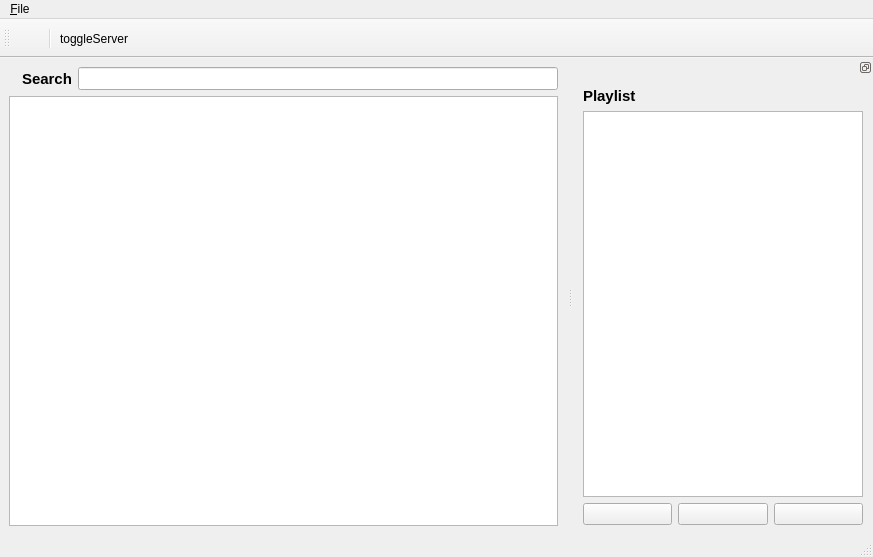
<?xml version="1.0" encoding="UTF-8"?>
<ui version="4.0">
 <class>MainWindow</class>
 <widget class="QMainWindow" name="MainWindow">
  <property name="geometry">
   <rect>
    <x>0</x>
    <y>0</y>
    <width>873</width>
    <height>552</height>
   </rect>
  </property>
  <property name="focusPolicy">
   <enum>Qt::StrongFocus</enum>
  </property>
  <property name="windowTitle">
   <string>PyKaraokeServer</string>
  </property>
  <property name="windowIcon">
   <iconset>
    <normaloff>images/icon.png</normaloff>images/icon.png</iconset>
  </property>
  <property name="animated">
   <bool>true</bool>
  </property>
  <widget class="QWidget" name="centralwidget">
   <layout class="QVBoxLayout" name="verticalLayout">
    <item>
     <layout class="QHBoxLayout" name="horizontalLayout">
      <item>
       <widget class="QLabel" name="label">
        <property name="text">
         <string/>
        </property>
       </widget>
      </item>
      <item>
       <widget class="QLabel" name="SearchLabel">
        <property name="font">
         <font>
          <family>Segoe UI</family>
          <pointsize>11</pointsize>
          <weight>75</weight>
          <bold>true</bold>
         </font>
        </property>
        <property name="text">
         <string>Search</string>
        </property>
       </widget>
      </item>
      <item>
       <widget class="QLineEdit" name="searchLineEdit">
        <property name="font">
         <font>
          <pointsize>10</pointsize>
         </font>
        </property>
       </widget>
      </item>
     </layout>
    </item>
    <item>
     <widget class="QTableView" name="searchResultsTableView">
      <property name="font">
       <font>
        <pointsize>11</pointsize>
       </font>
      </property>
      <property name="contextMenuPolicy">
       <enum>Qt::CustomContextMenu</enum>
      </property>
      <property name="sizeAdjustPolicy">
       <enum>QAbstractScrollArea::AdjustToContents</enum>
      </property>
      <property name="alternatingRowColors">
       <bool>true</bool>
      </property>
      <property name="showGrid">
       <bool>false</bool>
      </property>
      <property name="sortingEnabled">
       <bool>true</bool>
      </property>
     </widget>
    </item>
   </layout>
  </widget>
  <widget class="QMenuBar" name="menubar">
   <property name="geometry">
    <rect>
     <x>0</x>
     <y>0</y>
     <width>873</width>
     <height>21</height>
    </rect>
   </property>
   <widget class="QMenu" name="menu_File">
    <property name="title">
     <string>&amp;File</string>
    </property>
    <addaction name="actionMenuNewScreen"/>
    <addaction name="actionMenuSettings"/>
    <addaction name="separator"/>
    <addaction name="actionMenuQuit"/>
   </widget>
   <addaction name="menu_File"/>
  </widget>
  <widget class="QStatusBar" name="statusbar"/>
  <widget class="QDockWidget" name="dockWidget">
   <property name="minimumSize">
    <size>
     <width>300</width>
     <height>477</height>
    </size>
   </property>
   <property name="font">
    <font>
     <family>Segoe UI</family>
    </font>
   </property>
   <property name="focusPolicy">
    <enum>Qt::StrongFocus</enum>
   </property>
   <property name="acceptDrops">
    <bool>true</bool>
   </property>
   <property name="windowIcon">
    <iconset>
     <normaloff>images/icon.png</normaloff>images/icon.png</iconset>
   </property>
   <property name="floating">
    <bool>false</bool>
   </property>
   <property name="features">
    <set>QDockWidget::DockWidgetFloatable|QDockWidget::DockWidgetMovable</set>
   </property>
   <property name="windowTitle">
    <string/>
   </property>
   <attribute name="dockWidgetArea">
    <number>2</number>
   </attribute>
   <widget class="QWidget" name="dockWidgetContents">
    <layout class="QVBoxLayout" name="verticalLayout_2">
     <property name="leftMargin">
      <number>10</number>
     </property>
     <property name="topMargin">
      <number>10</number>
     </property>
     <property name="rightMargin">
      <number>10</number>
     </property>
     <property name="bottomMargin">
      <number>10</number>
     </property>
     <item>
      <widget class="QLabel" name="label_2">
       <property name="font">
        <font>
         <family>Segoe UI</family>
         <pointsize>11</pointsize>
         <weight>75</weight>
         <bold>true</bold>
        </font>
       </property>
       <property name="text">
        <string>Playlist</string>
       </property>
      </widget>
     </item>
     <item>
      <widget class="PlaylistTableView" name="playlistTableView">
       <property name="sizePolicy">
        <sizepolicy hsizetype="Preferred" vsizetype="Expanding">
         <horstretch>0</horstretch>
         <verstretch>0</verstretch>
        </sizepolicy>
       </property>
       <property name="minimumSize">
        <size>
         <width>280</width>
         <height>377</height>
        </size>
       </property>
       <property name="font">
        <font>
         <family>Segoe UI</family>
         <pointsize>11</pointsize>
        </font>
       </property>
       <property name="focusPolicy">
        <enum>Qt::StrongFocus</enum>
       </property>
       <property name="contextMenuPolicy">
        <enum>Qt::CustomContextMenu</enum>
       </property>
       <property name="horizontalScrollBarPolicy">
        <enum>Qt::ScrollBarAsNeeded</enum>
       </property>
       <property name="sizeAdjustPolicy">
        <enum>QAbstractScrollArea::AdjustIgnored</enum>
       </property>
       <property name="dragDropMode">
        <enum>QAbstractItemView::DragDrop</enum>
       </property>
       <property name="defaultDropAction">
        <enum>Qt::CopyAction</enum>
       </property>
       <property name="alternatingRowColors">
        <bool>true</bool>
       </property>
       <property name="selectionBehavior">
        <enum>QAbstractItemView::SelectRows</enum>
       </property>
       <property name="showGrid">
        <bool>false</bool>
       </property>
      </widget>
     </item>
     <item>
      <layout class="QHBoxLayout" name="horizontalLayout_2">
       <item>
        <widget class="QPushButton" name="playButton">
         <property name="toolTip">
          <string>Play</string>
         </property>
         <property name="toolTipDuration">
          <number>-1</number>
         </property>
         <property name="text">
          <string/>
         </property>
         <property name="icon">
          <iconset>
           <normaloff>images/play.png</normaloff>images/play.png</iconset>
         </property>
         <property name="shortcut">
          <string>Ctrl+P</string>
         </property>
         <property name="checkable">
          <bool>false</bool>
         </property>
         <property name="checked">
          <bool>false</bool>
         </property>
         <property name="autoRepeat">
          <bool>false</bool>
         </property>
         <property name="autoDefault">
          <bool>false</bool>
         </property>
        </widget>
       </item>
       <item>
        <widget class="QPushButton" name="stopButton">
         <property name="toolTip">
          <string>Stop</string>
         </property>
         <property name="text">
          <string/>
         </property>
         <property name="icon">
          <iconset>
           <normaloff>images/stop.png</normaloff>images/stop.png</iconset>
         </property>
         <property name="shortcut">
          <string>Ctrl+S</string>
         </property>
         <property name="autoDefault">
          <bool>true</bool>
         </property>
        </widget>
       </item>
       <item>
        <widget class="QPushButton" name="nextButton">
         <property name="toolTip">
          <string>Next song</string>
         </property>
         <property name="text">
          <string/>
         </property>
         <property name="icon">
          <iconset>
           <normaloff>images/next.png</normaloff>images/next.png</iconset>
         </property>
         <property name="shortcut">
          <string>Ctrl+N</string>
         </property>
         <property name="autoDefault">
          <bool>true</bool>
         </property>
        </widget>
       </item>
      </layout>
     </item>
    </layout>
   </widget>
  </widget>
  <widget class="QToolBar" name="toolBar">
   <property name="windowTitle">
    <string>toolBar</string>
   </property>
   <attribute name="toolBarArea">
    <enum>TopToolBarArea</enum>
   </attribute>
   <attribute name="toolBarBreak">
    <bool>false</bool>
   </attribute>
   <addaction name="actionNewScreen"/>
   <addaction name="separator"/>
   <addaction name="actionToggleServer"/>
  </widget>
  <action name="actionMenuQuit">
   <property name="text">
    <string>&amp;Quit</string>
   </property>
  </action>
  <action name="actionNewScreen">
   <property name="icon">
    <iconset>
     <normaloff>images/new_screen.png</normaloff>images/new_screen.png</iconset>
   </property>
   <property name="text">
    <string/>
   </property>
   <property name="toolTip">
    <string>New screen</string>
   </property>
   <property name="shortcut">
    <string>Ctrl+O</string>
   </property>
  </action>
  <action name="actionMenuSettings">
   <property name="text">
    <string>&amp;Settings...</string>
   </property>
  </action>
  <action name="actionMenuNewScreen">
   <property name="text">
    <string>New Lyrics Window</string>
   </property>
  </action>
  <action name="actionToggleServer">
   <property name="text">
    <string>toggleServer</string>
   </property>
  </action>
 </widget>
 <customwidgets>
  <customwidget>
   <class>PlaylistTableView</class>
   <extends>QTableView</extends>
   <header>widgets</header>
  </customwidget>
 </customwidgets>
 <resources/>
 <connections>
  <connection>
   <sender>actionMenuQuit</sender>
   <signal>triggered()</signal>
   <receiver>MainWindow</receiver>
   <slot>close()</slot>
   <hints>
    <hint type="sourcelabel">
     <x>-1</x>
     <y>-1</y>
    </hint>
    <hint type="destinationlabel">
     <x>283</x>
     <y>295</y>
    </hint>
   </hints>
  </connection>
 </connections>
</ui>
